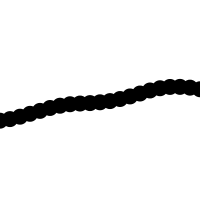
Frame 1 (no input)
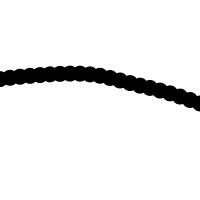
Frame 60 (the mouse pressed at the canvas centre just before this capture)
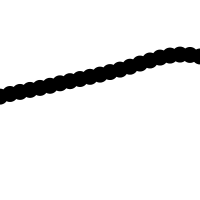
Frame 120 (the mouse held since frame 60 and released just before this capture)

The Processing sketch that drew these frames (run headless with seeded random() and noise(); from frame 60 on, the mouse is pressed at the canvas centre):

// Processing sketch: exercise_13_9
// ── exercise_13_9.pde
// xtime for the leftmost ellipse (increases over time)
float xBaseTime = 0.0;

void setup() {
  size(200, 200);
}

void draw() {
  background(255);
  noStroke();
  fill(0);

  xBaseTime += 0.02; // Increase the base level xtime
  
  float xtime = xBaseTime; // Create a temporary xtime for ellipses across the window
  
  // A simple way to draw the (nosie) wave with an ellipse at each location
  for (int i = 0; i <= 20; i++) {
    // Calculate y value based off of noise function using map()
    float y = map(noise(xtime), 0, 1, 0, height);
    // Draw an ellipse
    ellipse(i * 10, y, 16, 16);
    // Increase the x-time
    xtime += 0.02;
  }
}
